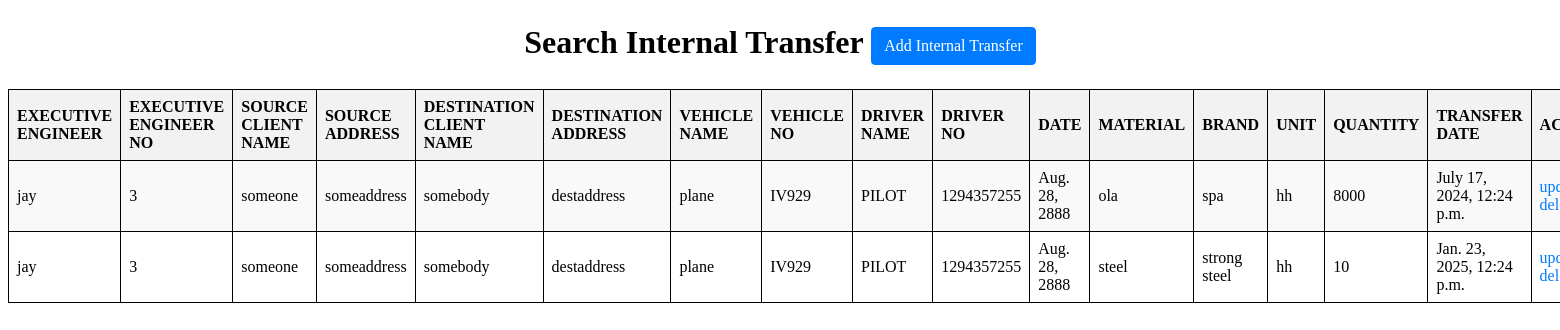
Page /searchinternaltransfer/ (signed in) on the earlier database version.
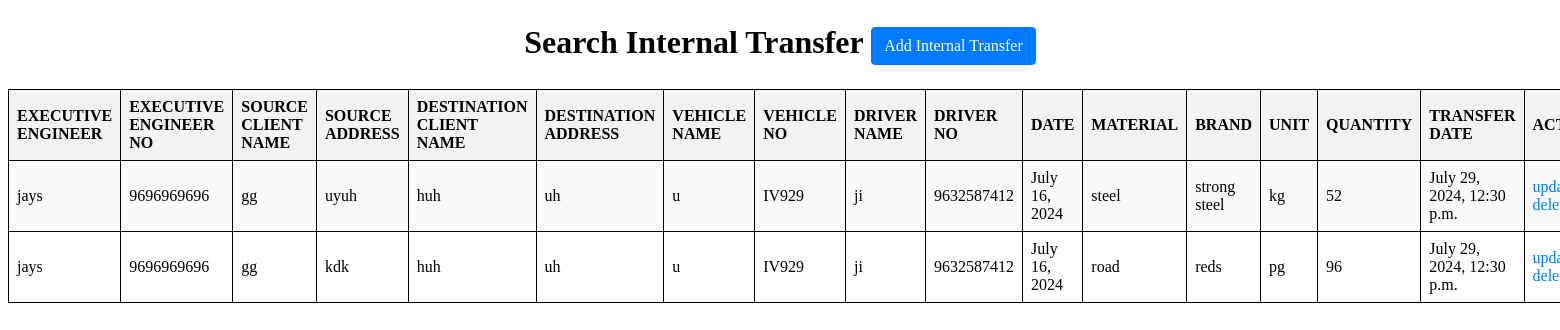
Same page on the later database version.
### construction/models.py (models this page shows)
class internaltransfer (models.Model):
    executiveengineer = models.CharField(max_length=50)
    executiveengineernum = models.BigIntegerField()
    sourceclientname = models.CharField(max_length=50)
    sourceaddress = models.TextField()
    destinationclientname = models.CharField(max_length=50)
    destinationaddress = models.TextField()
    vehiclename = models.CharField(max_length=50)
    vehiclenum = models.CharField(max_length=15)
    drivername = models.CharField(max_length=50)
    drivernum = models.BigIntegerField()
    date = models.DateField()
    material = models.ForeignKey(mastermateriallist, on_delete=models.CASCADE)
    brand = models.ForeignKey(brandlist, on_delete=models.CASCADE)
    unit = models.ForeignKey(unitmeasurement, on_delete=models.CASCADE)
    quantity = models.IntegerField(blank=True, null=True)
    transferdate = models.DateTimeField()

class mastermateriallist (models.Model):
    materialid = models.AutoField(primary_key=True)
    materialname = models.CharField(max_length=50)
    def __str__(self):
        return str(self.materialname)

class brandlist (models.Model):
    brandname = models.CharField(max_length=25)
    materialnames = models.ForeignKey(mastermateriallist, on_delete=models.CASCADE)
    def __str__(self):
        return str(self.brandname)

class unitmeasurement (models.Model):
    unitmeasurementid = models.AutoField(primary_key=True)
    unitmeasurementname = models.CharField(max_length=50)
    def __str__(self):
        return str(self.unitmeasurementname)

### construction/middlewares.py (the view)
    def wrapped_view (request,*args,**kwargs):
        if request.user.is_authenticated==False:
            return redirect('login')
        return view_function(request,*args,**kwargs)

### construction/views.py (called while the page is built)
@auth
def searchinternaltransfer(request):
    internals = internaltransfer.objects.all()
    return render(request, "searchinternaltransfer.html", {'internals': internals})

### construction/templates/searchinternaltransfer.html (shortened to what this page needs)
<!DOCTYPE html>
<html>
<head>
</head>
<body>
<h1 class="m-4 text-center">Search Internal Transfer <a href="/createinternaltransfer/" class="btn btn-primary">Add Internal Transfer</a></h1>
<table>
    <tr>
        <th>EXECUTIVE ENGINEER</th>
        <th>EXECUTIVE ENGINEER NO</th>
        <th>SOURCE CLIENT NAME</th>
        <th>SOURCE ADDRESS</th>
        <th>DESTINATION CLIENT NAME</th>
        <th>DESTINATION ADDRESS</th>
        <th>VEHICLE NAME</th>
        <th>VEHICLE NO</th>
        <th>DRIVER NAME</th>
        <th>DRIVER NO</th>
        <th>DATE</th>
        <th>MATERIAL</th>
        <th>BRAND</th>
        <th>UNIT</th>
        <th>QUANTITY</th>
        <th>TRANSFER DATE</th>
        <th>ACTION</th>
    </tr>
    {% for i in internals %}
    <tr>
        <td>{{ i.executiveengineer }}</td>
        <td>{{ i.executiveengineernum }}</td>
        <td>{{ i.sourceclientname }}</td>
        <td>{{ i.sourceaddress }}</td>
        <td>{{ i.destinationclientname }}</td>
        <td>{{ i.destinationaddress }}</td>
        <td>{{ i.vehiclename }}</td>
        <td>{{ i.vehiclenum }}</td>
        <td>{{ i.drivername }}</td>
        <td>{{ i.drivernum }}</td>
        <td>{{ i.date }}</td>
        <td>{{ i.material }}</td>
        <td>{{ i.brand }}</td>
        <td>{{ i.unit }}</td>
        <td>{{ i.quantity }}</td>
        <td>{{ i.transferdate }}</td>
        <td>
            <a href="/updateinternaltransfer/{{ i.id }}">update</a>
            <a href="/deleteinternaltransfer/{{ i.id }}">delete</a>
        </td>
    </tr>
    {% endfor %}
</table>
</body>
</html>

### construction/templates/searchinternaltransfer.html (style rules this page uses)
.m-4 { margin: 1.5rem; }
.text-center { text-align: center; }
.btn { display: inline-block; font-weight: 400; color: #fff; text-align: center; vertical-align: middle; user-select: none; background-color: #007bff; border: 1px solid transparent; padding: 0.375rem 0.75rem; font-size: 1rem; line-height: 1.5; border-radius: 0.25rem; text-decoration: none; }
.btn-primary { background-color: #007bff; border-color: #007bff; }
table { width: 100%; border-collapse: collapse; margin-top: 20px; }
table, th, td { border: 1px solid black; }
th, td { padding: 8px; text-align: left; }
th { background-color: #f2f2f2; }
tr:nth-child(even) { background-color: #f9f9f9; }
a { color: #007bff; text-decoration: none; }

Differences in the rows shown:
removed internaltransfer: executiveengineer "jay", executiveengineernum "3", sourceclientname "someone", sourceaddress "someaddress", destinationclientname "somebody", destinationaddress "destaddress", vehiclename "plane", vehiclenum "IV929", drivername "PILOT", drivernum "1294357255", date "Aug. 28, 2888", material "ola", brand "spa", unit "hh", quantity "8000", transferdate "July 17, 2024, 12:24 p.m."
removed internaltransfer: executiveengineer "jay", executiveengineernum "3", sourceclientname "someone", sourceaddress "someaddress", destinationclientname "somebody", destinationaddress "destaddress", vehiclename "plane", vehiclenum "IV929", drivername "PILOT", drivernum "1294357255", date "Aug. 28, 2888", material "steel", brand "strong steel", unit "hh", quantity "10", transferdate "Jan. 23, 2025, 12:24 p.m."
added internaltransfer: executiveengineer "jays", executiveengineernum "9696969696", sourceclientname "gg", sourceaddress "uyuh", destinationclientname "huh", destinationaddress "uh", vehiclename "u", vehiclenum "IV929", drivername "ji", drivernum "9632587412", date "July 16, 2024", material "steel", brand "strong steel", unit "kg", quantity "52", transferdate "July 29, 2024, 12:30 p.m."
added internaltransfer: executiveengineer "jays", executiveengineernum "9696969696", sourceclientname "gg", sourceaddress "kdk", destinationclientname "huh", destinationaddress "uh", vehiclename "u", vehiclenum "IV929", drivername "ji", drivernum "9632587412", date "July 16, 2024", material "road", brand "reds", unit "pg", quantity "96", transferdate "July 29, 2024, 12:30 p.m."
